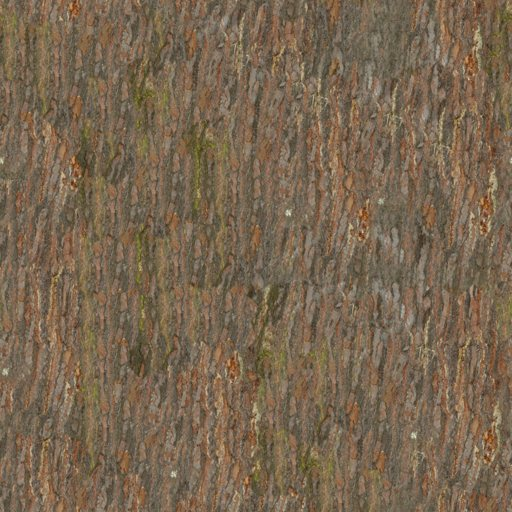
#> input picture tex/bark_c.jpg, 512 x 512 px
$ python make_bark_normal.py
#> lines starting #> are read from the running program, lines starting #| are printed output that depends on the picture
# Makes tex/bark_n.jpg, a tiling tangent-space normal map for the tree bark, from the
# bark photo's light and shade: dark furrows read as deep, light plates as raised.
# Run: python tools/make_bark_normal.py   (needs Pillow and numpy)
import os
import numpy as np
from PIL import Image, ImageFilter

ROOT = os.path.dirname(os.path.dirname(os.path.abspath(__file__)))
src = Image.open(os.path.join(ROOT, "tex", "bark_c.jpg")).convert("L")
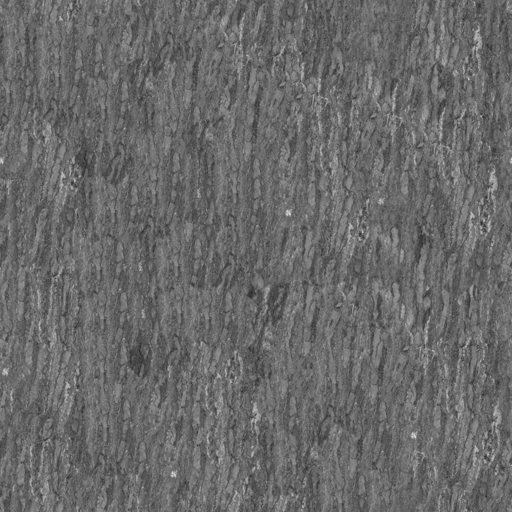
#> src: PIL image 512x512 L; min 41, max 220, mean 105.4
h = np.asarray(src, dtype=np.float32) / 255.0
# a broad height (plates) plus fine grain; blur on a 3x3 tiled copy so the edges wrap
big = np.tile(h, (3, 3))
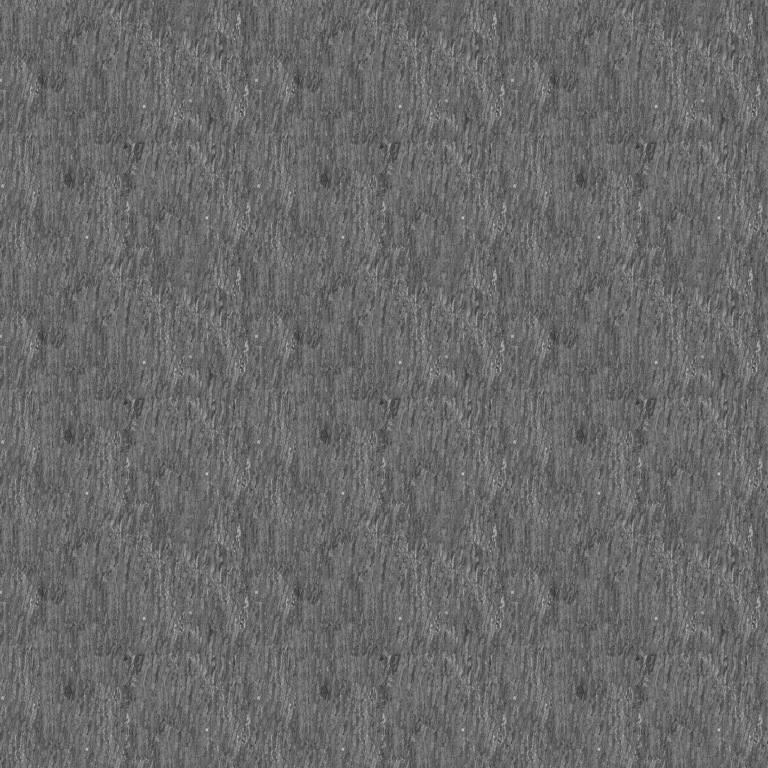
#> big: shape (1536, 1536) float32 (shown at 1/2 size); min 0.161, max 0.863, mean 0.413
def blur(a, r):
    im = Image.fromarray(np.clip(a * 255, 0, 255).astype(np.uint8))
    return np.asarray(im.filter(ImageFilter.GaussianBlur(r)), dtype=np.float32) / 255.0
H, W = h.shape
#> H = 512; W = 512
plates = blur(big, 3.0)[H:2 * H, W:2 * W]
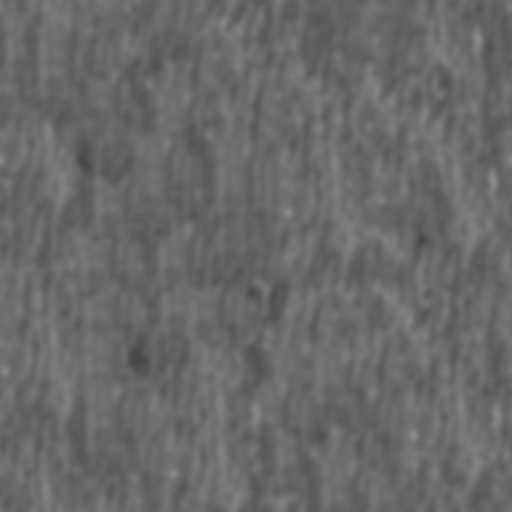
#> plates: shape (512, 512) float32; min 0.275, max 0.545, mean 0.413
fine = blur(big, 0.8)[H:2 * H, W:2 * W]
height = plates * 0.7 + fine * 0.3
# furrows: push the darkest third deeper so the cracks between plates read
height = height - 0.6 * np.clip(0.35 - height, 0, None)
dx = (np.roll(height, -1, 1) - np.roll(height, 1, 1)) * 0.5
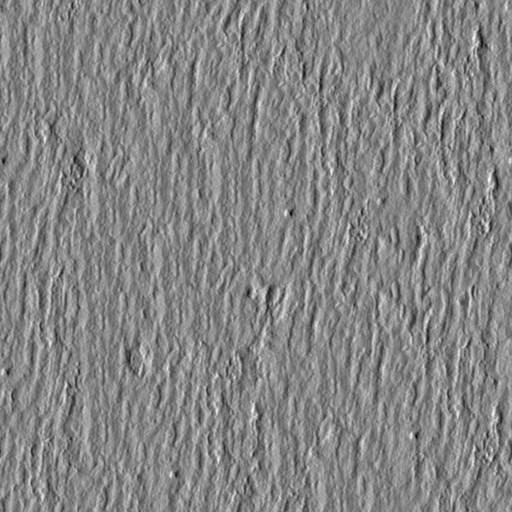
#> dx: shape (512, 512) float32; min -0.058, max 0.0529, mean -1.14e-13; drawn with min black and max white
dy = (np.roll(height, -1, 0) - np.roll(height, 1, 0)) * 0.5
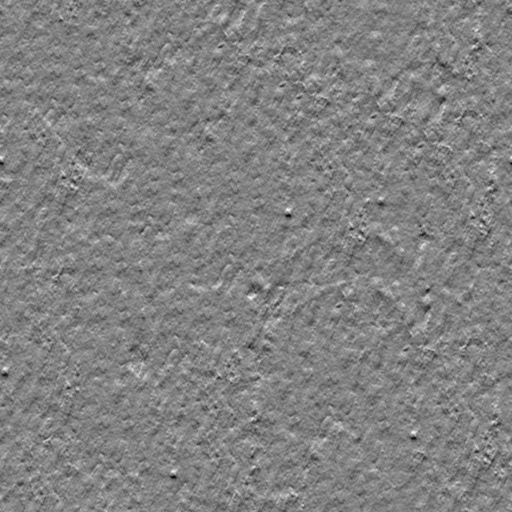
#> dy: shape (512, 512) float32; min -0.0482, max 0.0461, mean -2.27e-12; drawn with min black and max white
k = 9.0
n = np.stack([-dx * k, dy * k, np.ones_like(dx)], axis=-1)
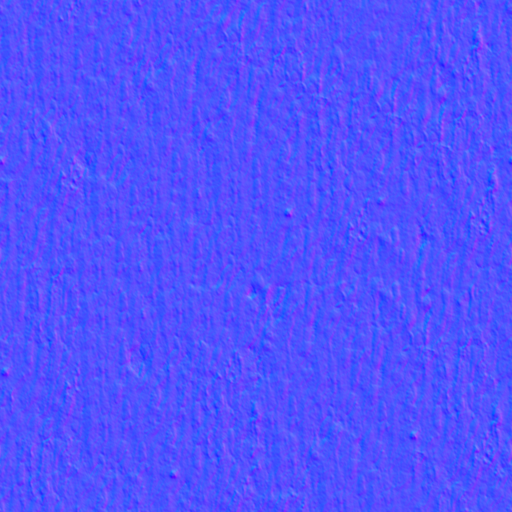
#> n: shape (512, 512, 3) float32; mean of channels 0, 1, 2 2.13e-11, 9.56e-10, 1; drawn with min black and max white
n /= np.linalg.norm(n, axis=-1, keepdims=True)
rgb = ((n * 0.5 + 0.5) * 255).astype(np.uint8)
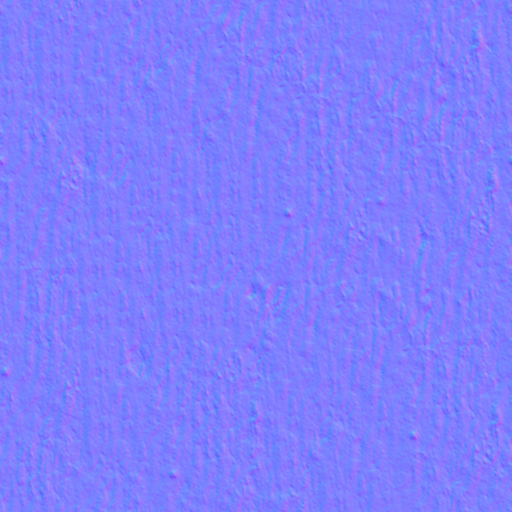
#> rgb: shape (512, 512, 3); mean of channels 0, 1, 2 127, 127, 253.6; drawn as R, G, B
out = os.path.join(ROOT, "tex", "bark_n.jpg")
Image.fromarray(rgb, "RGB").save(out, quality=92)
print("wrote", out)

$ run again, with tex/cliff_c.jpg copied over tex/bark_c.jpg
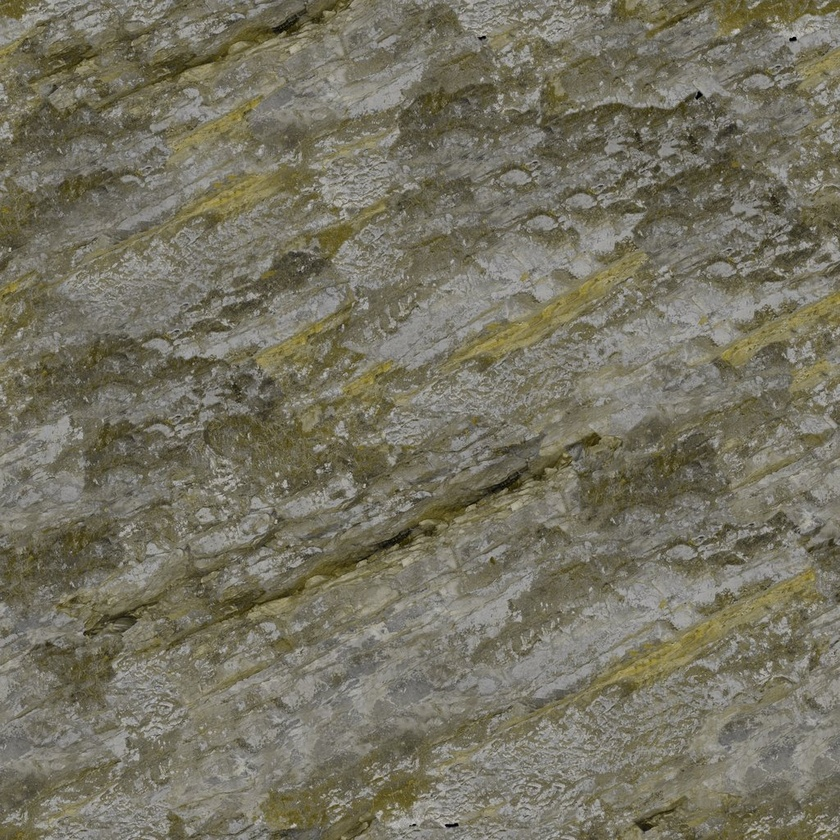
#> input picture tex/cliff_c.jpg, 840 x 840 px, shrunk from 1024 x 1024 before the run
#> `dy = (np.roll(height, -1, 0) - np.roll(height, 1, 0)) * 0.5`:
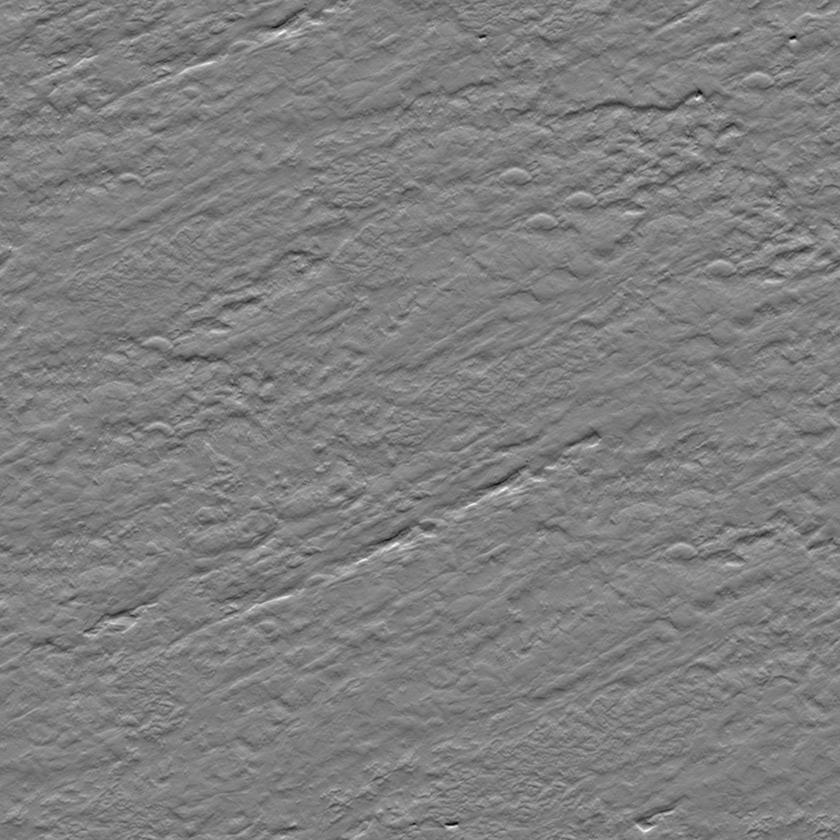
#> dy: shape (840, 840) float32; min -0.108, max 0.109, mean 1.27e-11; drawn with min black and max white
#> `n /= np.linalg.norm(n, axis=-1, keepdims=True)`:
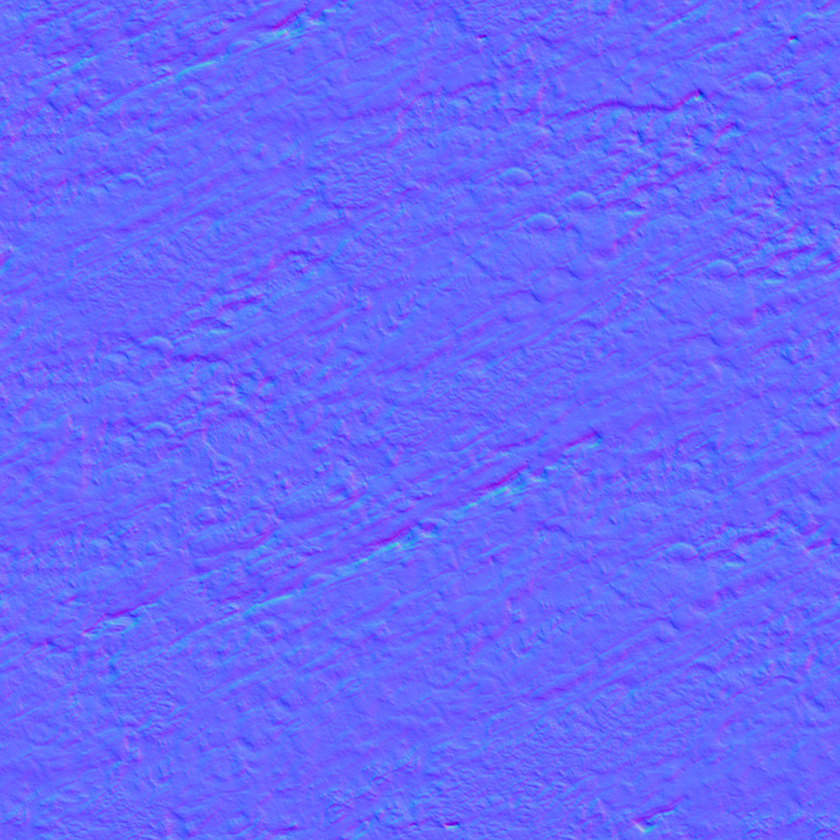
#> n: shape (840, 840, 3) float32; mean of channels 0, 1, 2 1.35e-05, 3.39e-05, 0.993; drawn with min black and max white

$ run again, with tex/grass_c.jpg copied over tex/bark_c.jpg
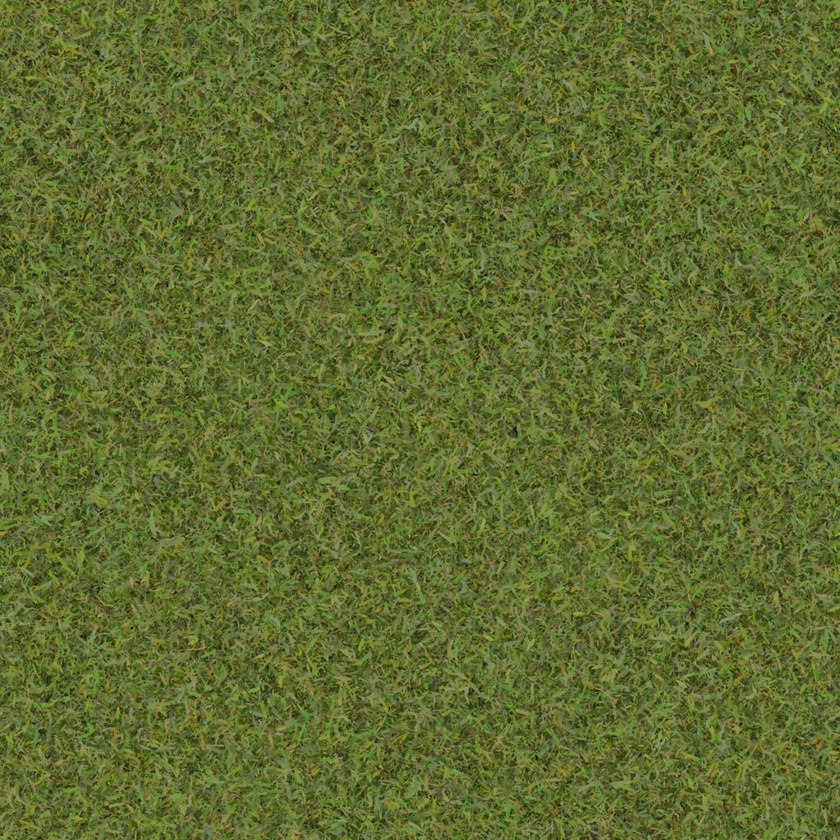
#> input picture tex/grass_c.jpg, 840 x 840 px, shrunk from 1024 x 1024 before the run
#> `dy = (np.roll(height, -1, 0) - np.roll(height, 1, 0)) * 0.5`:
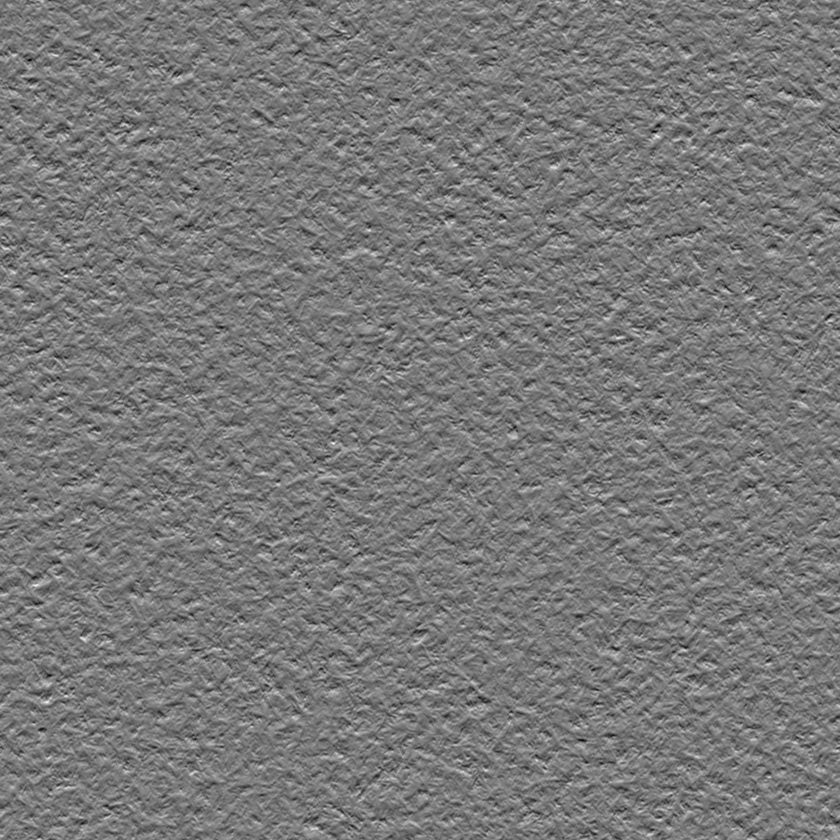
#> dy: shape (840, 840) float32; min -0.0684, max 0.0759, mean 8.66e-13; drawn with min black and max white
#> `rgb = ((n * 0.5 + 0.5) * 255).astype(np.uint8)`:
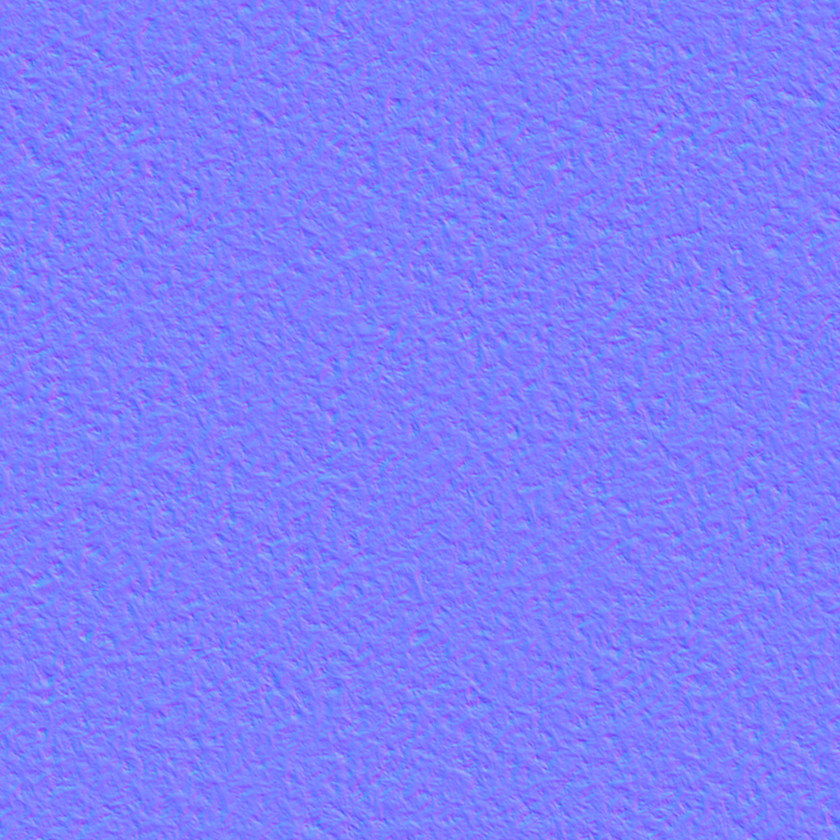
#> rgb: shape (840, 840, 3); mean of channels 0, 1, 2 127, 127, 252.9; drawn as R, G, B
